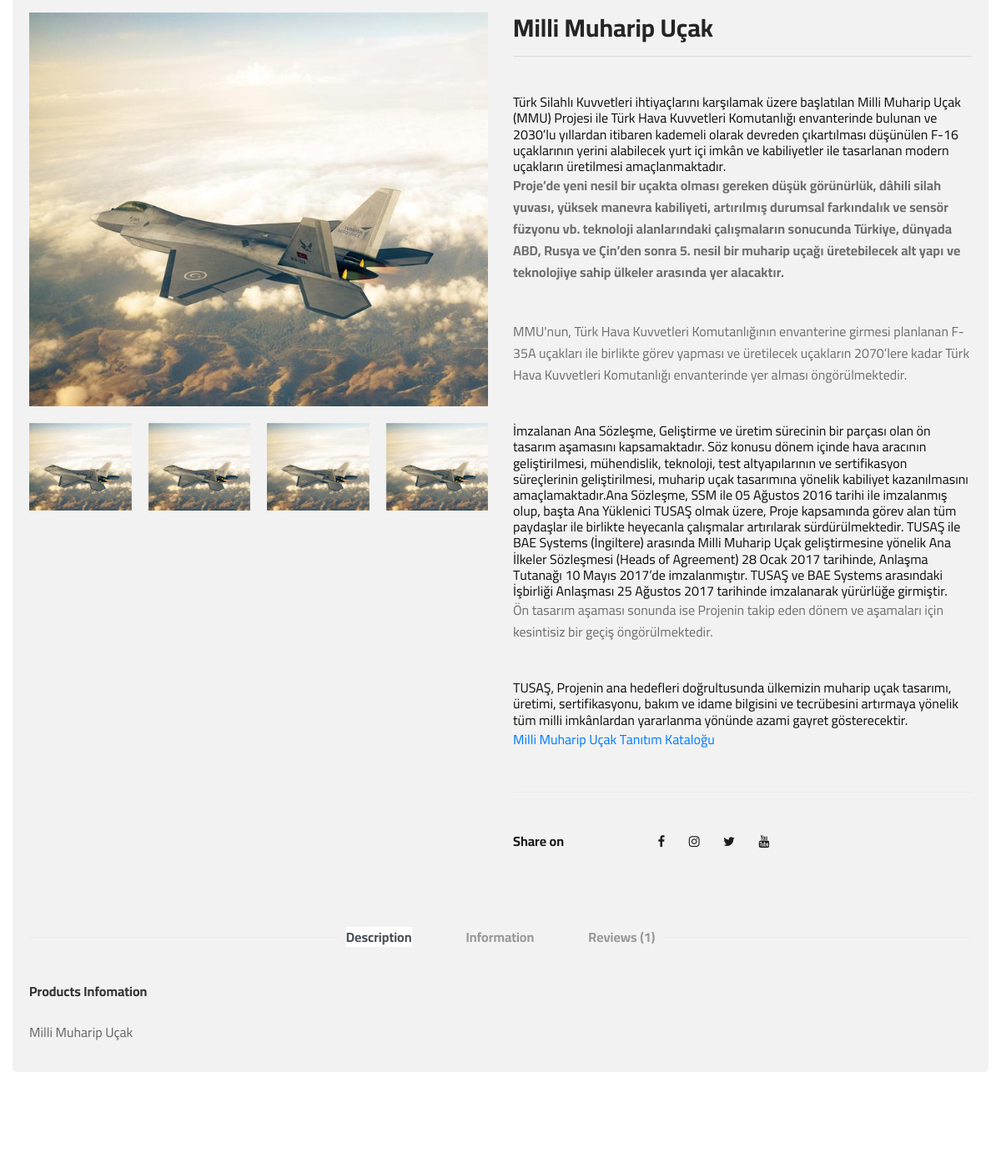
/kurumsal/18/milli-muharip-ucak/ (middle part), run on an earlier commit of the app's database.
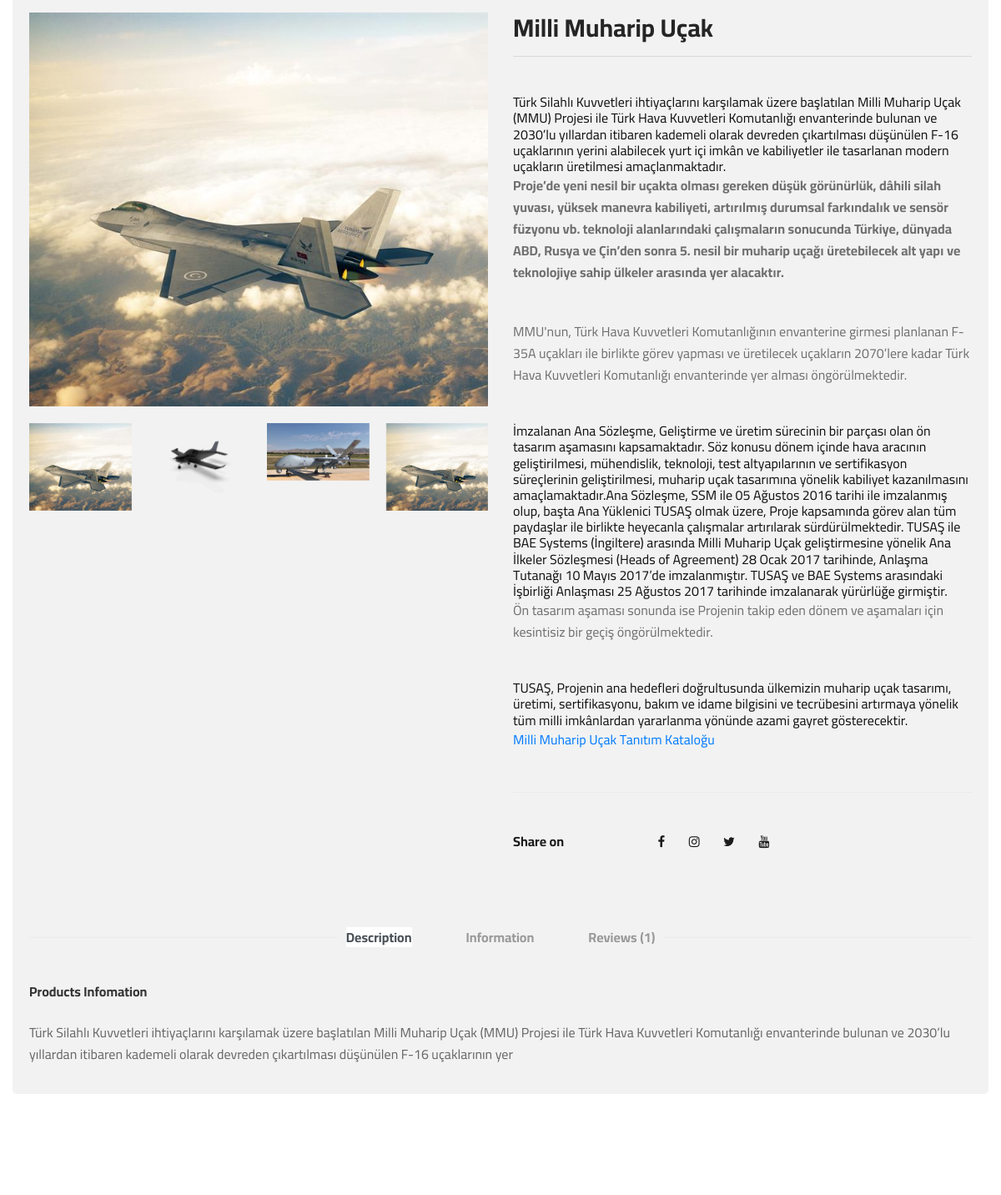
And on a later commit of the database.
### kurumsal/models.py (models this page shows, shortened)
class Kurumsal(models.Model):
    STATUS=(
        ('True', 'Evet'),
        ('False', 'Hayir')
    )
    category = models.ForeignKey(Category, on_delete=models.CASCADE, null=True)
    user = models.ForeignKey(User, on_delete=models.SET_NULL, null=True)
    title = models.CharField(max_length=150)
    description = models.CharField(max_length=255)
    keywords= models.CharField(max_length=255)
    image= models.ImageField(upload_to ='images/' )
    type = models.CharField(max_length=10, choices=TYPE)
    status= models.CharField(max_length=10, choices=STATUS)
    creat_at = models.DateTimeField(auto_now_add=True)
    update_at = models.DateTimeField(auto_now=True)
    detail= RichTextUploadingField(blank= True)
    slug=models.SlugField(null=False, unique=True)
    parent =models.ForeignKey('self', blank=True, null=True ,related_name='children', on_delete=models.CASCADE)
    def image_tag(self):
        return mark_safe('<img src="{}" height="50"/>'.format(self.image.url))
    image_tag.short_description = 'Image'

class Images(models.Model):
    kurumsal=models.ForeignKey (Kurumsal, on_delete=models.CASCADE)
    title = models.CharField(max_length=50,blank= True)
    image= models.ImageField(blank= True, upload_to ='images/' )
    def image_tag(self):
        return mark_safe('<img src="{}" height="50"/>'.format(self.image.url))
    image_tag.short_description = 'Image'

### home/views.py (the view)
# urls.py: path('kurumsal/<int:id>/<slug:slug>/', views.kurumsal_detail, name='kurumsal_detail'),
def kurumsal_detail(request, id, slug):
    category = Category.objects.all()
    kurumsal = Kurumsal.objects.get(pk=id, slug=slug)
    images = Images.objects.filter(kurumsal_id=id)
    comments = Comment.objects.filter(kurumsal_id=id, status='True')
    context = {'category': category,
               'kurumsal': kurumsal,
               'images': images,
               'comments': comments, }
    return render(request, 'kurumsal_detail.html', context)

### home/templates/kurumsal_detail.html (shortened to what this page needs)
{% extends "homebase.html" %}
{% block sidebar %}
{% load static %}
{% load mptt_tags %}
<section class="hero hero-normal">
    <section class="product-details spad">
        <div class="container">
            <div class="row">
                <div class="col-lg-6 col-md-6">
                    <div class="product__details__pic">
                        <div class="product__details__pic__item">
                            <img class="product__details__pic__item--large" src="{{ kurumsal.image.url}}" alt="">
                        </div>
                        <div class="product__details__pic__slider owl-carousel">
                            <img data-imgbigurl="{{ kurumsal.image.url}}" src="{{ kurumsal.image.url}}" alt="">
                            {% for rs in images %}
                            <img data-imgbigurl="{{ rs.image.url}}" src="{{ rs.image.url}}" alt="">
                            {% endfor %}
                        </div>
                    </div>
                </div>
                <div class="col-lg-6 col-md-6">
                    <div class="product__details__text">
                        <h3>{{ kurumsal.title }}</h3>
                        <hr>
                        <p>{{ kurumsal.detail | safe }}</p>
                        <ul>
                            <li><b>Share on</b>
                                <div class="share">
                                    <a href="https://www.facebook.com/turkishaerospace/"><i class="fa fa-facebook"></i></a>
                                    <a href="https://www.instagram.com/gulmiraerbekk/"><i class="fa fa-instagram"></i></a>
                                    <a href="https://twitter.com/TUSAS_TR"><i class="fa fa-twitter"></i></a>
                                    <a href="https://www.youtube.com/channel/UC4A34yFloIv5dFUC3ogXHgQ"><i class="fa fa-youtube"></i></a>
                                </div>
                            </li>
                        </ul>
                    </div>
                </div>
                <div class="col-lg-12">
                    <div class="product__details__tab">
                        <ul class="nav nav-tabs" role="tablist">
                            <li class="nav-item">
                                <a class="nav-link active" data-toggle="tab" href="#tabs-1" role="tab"
                                    aria-selected="true">Description</a>
                            </li>
                            <li class="nav-item">
                                <a class="nav-link" data-toggle="tab" href="#tabs-2" role="tab"
                                    aria-selected="false">Information</a>
                            </li>
                            <li class="nav-item">
                                <a class="nav-link" data-toggle="tab" href="#tabs-3" role="tab"
                                    aria-selected="false">Reviews <span>(1)</span></a>
                            </li>
                        </ul>
                        <div class="tab-content">
                            <div class="tab-pane active" id="tabs-1" role="tabpanel">
                                <div class="product__details__tab__desc">
                                    <h6>Products Infomation</h6>
                                    <p>{{ kurumsal.description }}</p>
                                </div>
                            </div>
                        </div>
                    </div>
                </div>
            </div>
        </div>
    </section>
    {% endblock %}

### home/templates/homebase.html (shortened to what this page needs)
{% load static %}
<html class="no-js" lang="en">
<head>
    <link rel="stylesheet" href="{% static 'css/bootstrap.min.css' %}" type="text/css">
    <link rel="stylesheet" href="{% static 'css/font-awesome.min.css' %}" type="text/css">
    <link rel="stylesheet" href="{% static 'css/elegant-icons.css' %}" type="text/css">
    <link rel="stylesheet" href="{% static 'css/nice-select.css' %}" type="text/css">
    <link rel="stylesheet" href="{% static 'css/jquery-ui.min.css' %}" type="text/css">
    <link rel="stylesheet" href="{% static 'css/owl.carousel.min.css' %}" type="text/css">
    <link rel="stylesheet" href="{% static 'css/slicknav.min.css' %}" type="text/css">
    <link rel="stylesheet" href="{% static 'css/style.css' %}" type="text/css">
    <link rel="stylesheet" href="{% static 'css/my.css' %}" type="text/css">
    <link rel="stylesheet" href="https://ajax.googleapis.com/ajax/libs/jqueryui/1.11.4/themes/smoothness/jquery-ui.css">
</head>
<body>
    {% block sidebar %} {% endblock %}
</body>
</html>

### home/templates/header.html (shortened to what this page needs)
{% load static %}
{% load mptt_tags %}

### home/templates/footer.html (shortened to what this page needs)
﻿{% load static %}
{% load mptt_tags %}

### home/static/css/style.css (style rules this page uses)
html, body { height: 100%; font-family: "Cairo", sans-serif; -webkit-font-smoothing: antialiased; font-synthesis: antialiased; }
h1, h2, h3, h4, h5, h6 { margin: 0; color: #111111; font-weight: 400; font-family: "Cairo", sans-serif; }
h2 { font-size: 36px; }
h3 { font-size: 30px; }
h6 { font-size: 16px; }
p { font-size: 16px; font-family: "Cairo", sans-serif; color: #6f6f6f; font-weight: 400; line-height: 26px; margin: 0 0 15px 0; }
img { max-width: 100%; }
ul, ol { padding: 0; margin: 0; }
.spad { padding-top: 100px; padding-bottom: 100px; }
.hero { padding-bottom: 50px; }
.hero.hero-normal { padding-bottom: 30px; }
.product-details { padding-top: 80px; }
.product__details__pic__item { margin-bottom: 20px; }
.product__details__pic__item img { min-width: 100%; }
.product__details__pic__slider img { cursor: pointer; }
.product__details__pic__slider.owl-carousel .owl-item img { width: auto; }
.product__details__text h3 { color: #252525; font-weight: 700; margin-bottom: 16px; }
.product__details__text p { margin-bottom: 45px; }
.product__details__text ul { border-top: 1px solid #ebebeb; padding-top: 40px; margin-top: 50px; }
.product__details__text ul li { font-size: 16px; color: #1c1c1c; list-style: none; line-height: 36px; }
.product__details__text ul li b { font-weight: 700; width: 170px; display: inline-block; }
.product__details__text ul li .share { display: inline-block; }
.product__details__text ul li .share a { display: inline-block; font-size: 15px; color: #1c1c1c; margin-right: 25px; }
.product__details__text ul li .share a:last-child { margin-right: 0; }
.product__details__tab { padding-top: 85px; }
.product__details__tab .nav-tabs { border-bottom: none; justify-content: center; position: relative; }
.product__details__tab .nav-tabs:before { position: absolute; left: 0; top: 12px; height: 1px; width: 370px; background: #ebebeb; content: ""; }
.product__details__tab .nav-tabs:after { position: absolute; right: 0; top: 12px; height: 1px; width: 370px; background: #ebebeb; content: ""; }
.product__details__tab .nav-tabs li { margin-bottom: 0; margin-right: 65px; }
.product__details__tab .nav-tabs li:last-child { margin-right: 0; }
.product__details__tab .nav-tabs li a { font-size: 16px; color: #999999; font-weight: 700; border: none; border-top-left-radius: 0; border-top-right-radius: 0; padding: 0; }
.product__details__tab .product__details__tab__desc { padding-top: 44px; }
.product__details__tab .product__details__tab__desc h6 { font-weight: 700; color: #333333; margin-bottom: 26px; }
.product__details__tab .product__details__tab__desc p { color: #666666; }
@media only screen and (min-width: 1200px) { .container { max-width: 1170px; } }

### TEMPS/ogani/css/my.css (style rules this page uses)
* { box-sizing: border-box; }
.container { border-radius: 5px; background-color: #f2f2f2; padding: 20px; }

What changed in the data, as far as the page shows it:
changed Kurumsal "Milli Muharip Uçak": description "Milli Muharip Uçak" → "Türk Silahlı Kuvvetleri ihtiyaçlarını karşılamak üzere başlatılan Milli Muharip Uçak (MMU) Projesi ile Türk Hava Kuvvetleri Komutanlığı envanterinde bulunan ve 2030’lu yıllardan itibaren kademeli olarak devreden çıkartılması düşünülen F-16 uçaklarının yer"
added Images: image (picture)
added Images: image (picture)
